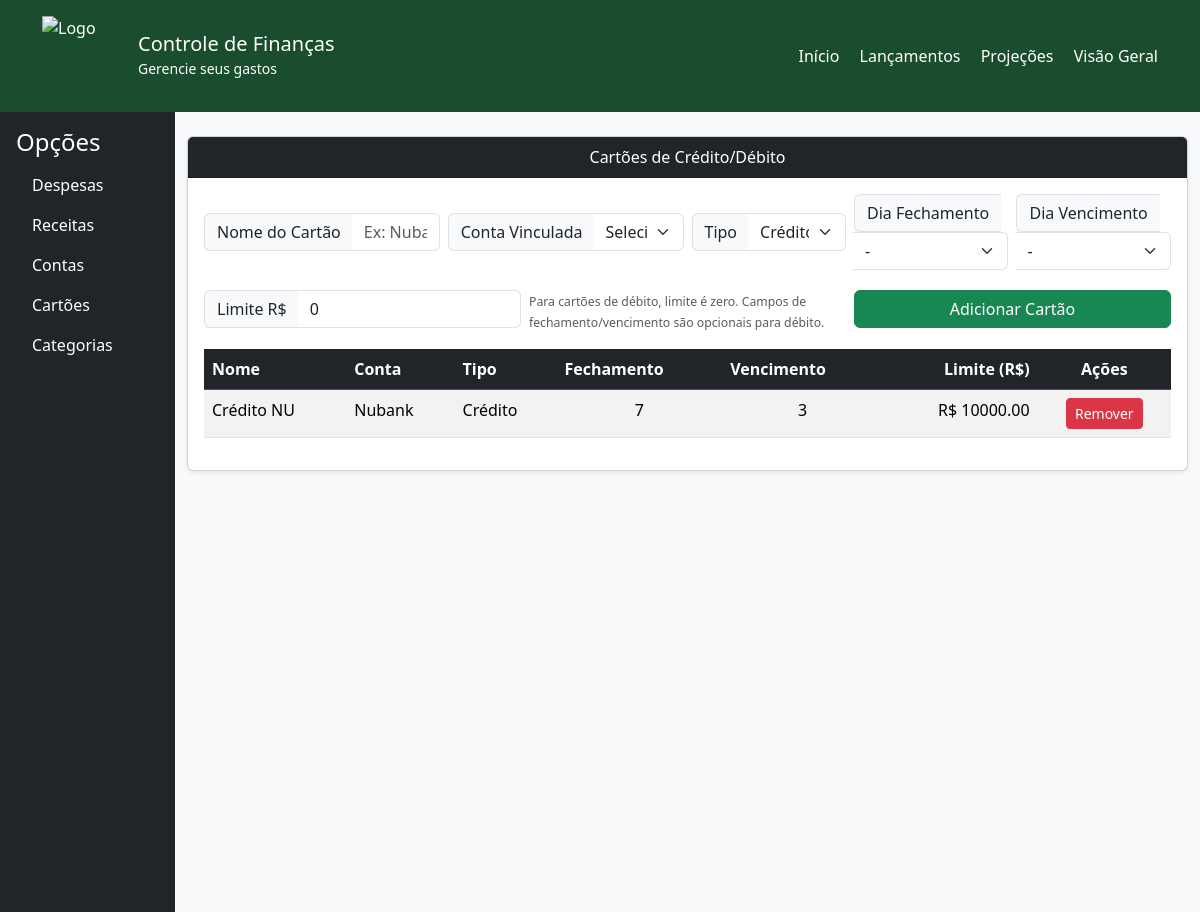
The page /lancamentosCartao on the database as committed earlier.
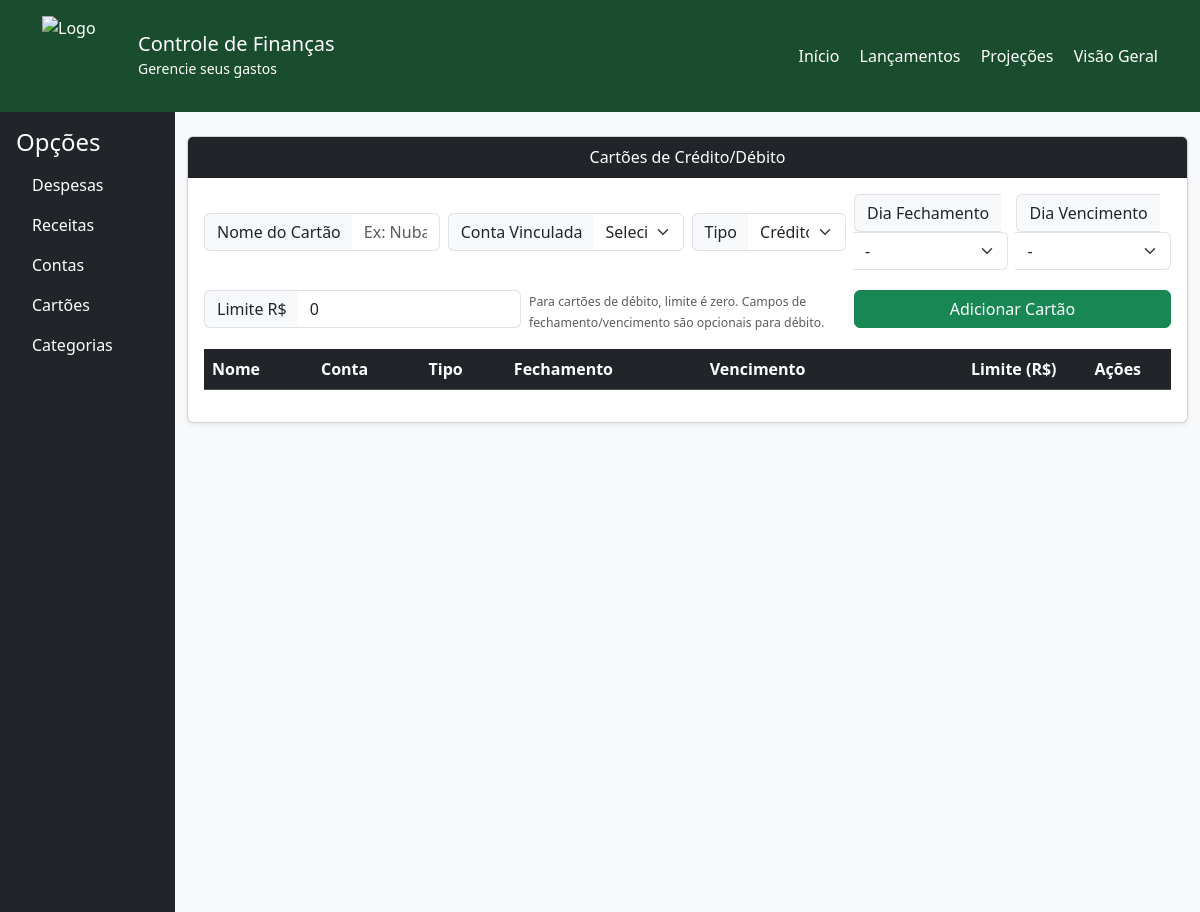
The same page on the database as committed later.
### tables this page shows
CREATE TABLE cartoes (
            id               INTEGER PRIMARY KEY AUTOINCREMENT,
            nome             TEXT  UNIQUE NOT NULL,
            conta            INTEGER NOT NULL REFERENCES contas(id),
            tipo_pagamento   TEXT  CHECK(tipo_pagamento IN ('credito','debito','multiplo')),
            data_vencimento  INTEGER,   -- dia do mês (1-31)
            dias_fechamento  INTEGER,   -- dias antes do vencimento que a fatura fecha
            limite           REAL  DEFAULT 0
        );

CREATE TABLE contas (
            id    INTEGER PRIMARY KEY AUTOINCREMENT,
            nome  TEXT  UNIQUE NOT NULL,
            saldo REAL  DEFAULT 0
        );

### app.py (the view)
@app.route('/lancamentosCartao')
def lancamentosCartao():
    with get_db() as conn:
        c = conn.cursor()
        c.execute("""
            SELECT ca.id, ca.nome, co.nome AS conta_nome,
                   ca.dias_fechamento, ca.data_vencimento, ca.tipo_pagamento, ca.limite
            FROM cartoes ca
            LEFT JOIN contas co ON ca.conta = co.id
            ORDER BY ca.nome
        """)
        cartoes = [list(r) for r in c.fetchall()]
        c.execute("SELECT id, nome FROM contas ORDER BY nome")
        contas = [list(r) for r in c.fetchall()]
    return render_template('lancamentosCartao.html', cartoes=cartoes, contas=contas)

### app.py (called while the page is built)
def get_db():
    conn = sqlite3.connect(DB, check_same_thread=False)
    conn.row_factory = sqlite3.Row
    return conn

### templates/lancamentosCartao.html (shortened to what this page needs)
<!DOCTYPE html>
<html lang="pt-br">
<head>
    <link href="https://cdn.jsdelivr.net/npm/bootstrap@5.3.3/dist/css/bootstrap.min.css" rel="stylesheet">
</head>
<body class="bg-light">
    <header class="text-white py-3" style="background-color: #1A4D2E;">
        <div class="container d-flex align-items-center justify-content-between">
            <div class="d-flex align-items-center">
                <img src="https://raw.githubusercontent.com/CaioFerAmorim/controle-financas/e24343c1468b7c5f06a8230f0913f834dab0635b/static/img/logoWildMoney.png"
                    alt="Logo" class="me-3" style="width:80px; height:80px;">
                <div>
                    <h1 class="h5 mb-0">Controle de Finanças</h1>
                    <small>Gerencie seus gastos</small>
                </div>
            </div>
            <nav>
                <a href="{{ url_for('index') }}" class="text-white text-decoration-none me-3">Início</a>
                <a href="{{ url_for('lancamentos') }}" class="text-white text-decoration-none me-3">Lançamentos</a>
                <a href="{{ url_for('projecoes') }}" class="text-white text-decoration-none me-3">Projeções</a>
                <a href="{{ url_for('visaoGeral') }}" class="text-white text-decoration-none">Visão Geral</a>
            </nav>
        </div>
    </header>
    <div class="d-flex">
        <nav class="bg-dark text-white vh-100 p-3" style="width: 200px;">
            <h4>Opções</h4>
            <ul class="nav flex-column">
                <li class="nav-item"><a href="{{ url_for('lancamentos') }}" class="nav-link text-white">Despesas</a>
                </li>
                <li class="nav-item"><a href="{{ url_for('lancamentosReceita') }}"
                        class="nav-link text-white">Receitas</a></li>
                <li class="nav-item"><a href="{{ url_for('lancamentosConta') }}" class="nav-link text-white">Contas</a>
                </li>
                <li class="nav-item"><a href="{{ url_for('lancamentosCartao') }}"
                        class="nav-link text-white">Cartões</a></li>
                <li class="nav-item"><a href="{{ url_for('lancamentosCategorias') }}"
                        class="nav-link text-white">Categorias</a></li>
            </ul>
        </nav>
        <div class="container mt-4">
            <div class="row g-4">
                <div class="col-md-12">
                    <div class="card shadow-sm">
                        <div class="card-header bg-dark text-white text-center">Cartões de Crédito/Débito</div>
                        <div class="card-body">
                            <form id="formCartoes" class="mb-3">
                                <div class="row g-2 align-items-center">
                                    <div class="col-md-3">
                                        <div class="input-group">
                                            <span class="input-group-text bg-light border-end-0 small">Nome do
                                                Cartão</span>
                                            <input type="text" class="form-control border-start-0" id="nomeCartao"
                                                placeholder="Ex: Nubank, Itaú..." required>
                                        </div>
                                    </div>
                                    <div class="col-md-3">
                                        <div class="input-group">
                                            <span class="input-group-text bg-light border-end-0 small">Conta
                                                Vinculada</span>
                                            <select class="form-select border-start-0" id="conta" required>
                                                <option value="">Selecione...</option>
                                            </select>
                                        </div>
                                    </div>
                                    <div class="col-md-2">
                                        <div class="input-group">
                                            <span class="input-group-text bg-light border-end-0 small">Tipo</span>
                                            <select class="form-select border-start-0" id="tipoPagamento" required>
                                                <option value="credito">Crédito</option>
                                            </select>
                                        </div>
                                    </div>
                                    <div class="col-md-2">
                                        <div class="input-group">
                                            <span class="input-group-text bg-light border-end-0 small">Dia
                                                Fechamento</span>
                                            <select class="form-select border-start-0" id="diasFechamento">
                                                <option value="">-</option>
                                            </select>
                                        </div>
                                    </div>
                                    <div class="col-md-2">
                                        <div class="input-group">
                                            <span class="input-group-text bg-light border-end-0 small">Dia
                                                Vencimento</span>
                                            <select class="form-select border-start-0" id="dataVencimento">
                                                <option value="">-</option>
                                            </select>
                                        </div>
                                    </div>
                                </div>
                                <div class="row g-2 mt-2 align-items-center">
                                    <div class="col-md-4">
                                        <div class="input-group">
                                            <span class="input-group-text bg-light border-end-0 small">Limite R$</span>
                                            <input type="number" class="form-control border-start-0" id="limite"
                                                placeholder="0,00" step="0.01" value="0">
                                        </div>
                                    </div>
                                    <div class="col-md-4">
                                        <div class="form-text">
                                            <small>Para cartões de débito, limite é zero. Campos de
                                                fechamento/vencimento são opcionais para débito.</small>
                                        </div>
                                    </div>
                                    <div class="col-md-4">
                                        <button type="submit" class="btn btn-success w-100">Adicionar Cartão</button>
                                    </div>
                                </div>
                            </form>
                            <table class="table table-striped table-hover">
                                <thead class="table-dark">
                                    <tr>
                                        <th>Nome</th>
                                        <th>Conta</th>
                                        <th>Tipo</th>
                                        <th>Fechamento</th>
                                        <th>Vencimento</th>
                                        <th class="text-end">Limite (R$)</th>
                                        <th class="text-center">Ações</th>
                                    </tr>
                                </thead>
                                <tbody id="tabelaCartoes">
                                    {% for cartao in cartoes %}
                                    <tr data-id="{{ cartao[0] }}">
                                        <td>{{ cartao[1] }}</td>
                                        <td>{{ cartao[2] }}</td>
                                        <td>
                                            {% if cartao[5] == 'credito' %}
                                            Crédito
                                            {% elif cartao[5] == 'debito' %}
                                            Débito
                                            {% else %}
                                            Múltiplo
                                            {% endif %}
                                        </td>
                                        <td class="text-center">
                                            {% if cartao[3] %}
                                            {{ cartao[3] }}
                                            {% else %}
                                            -
                                            {% endif %}
                                        </td>
                                        <td class="text-center">
                                            {% if cartao[4] %}
                                            {{ cartao[4] }}
                                            {% else %}
                                            -
                                            {% endif %}
                                        </td>
                                        <td class="text-end">R$ {{ "%.2f"|format(cartao[6]) }}</td>
                                        <td class="text-center">
                                            <button class="btn btn-danger btn-sm btn-remover-cartao">Remover</button>
                                        </td>
                                    </tr>
                                    {% endfor %}
                                </tbody>
                            </table>
                        </div>
                    </div>
                </div>
            </div>
        </div>
    </div>
</body>
</html>

Rows that differ between the two databases and show on the page:
removed cartoes: nome "Crédito NU", nome "Nubank", tipo_pagamento "Crédito", dias_fechamento "7", data_vencimento "3", limite "10000.00"
